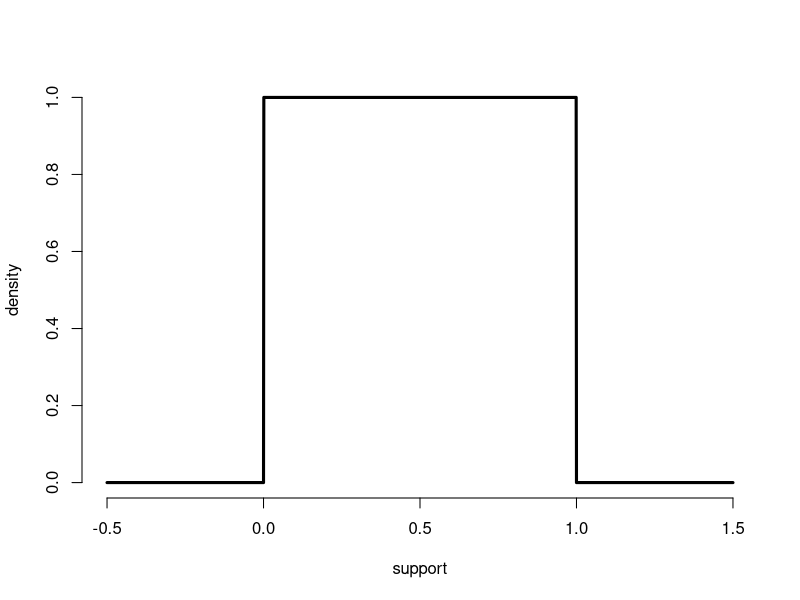

Recreate this plot in R.


xvals <- seq(-.5, 1.5, by = .001)
yvals <- rep(0, length(xvals))
yvals[xvals > 0 & xvals < 1] <- 1

png(filename = "uniform.png", width = 960, height = 480)
plot(xvals, yvals, type = "n", ylab = "density", xlab = "support", frame = FALSE)
lines(xvals, yvals, lwd = 3)
dev.off()




